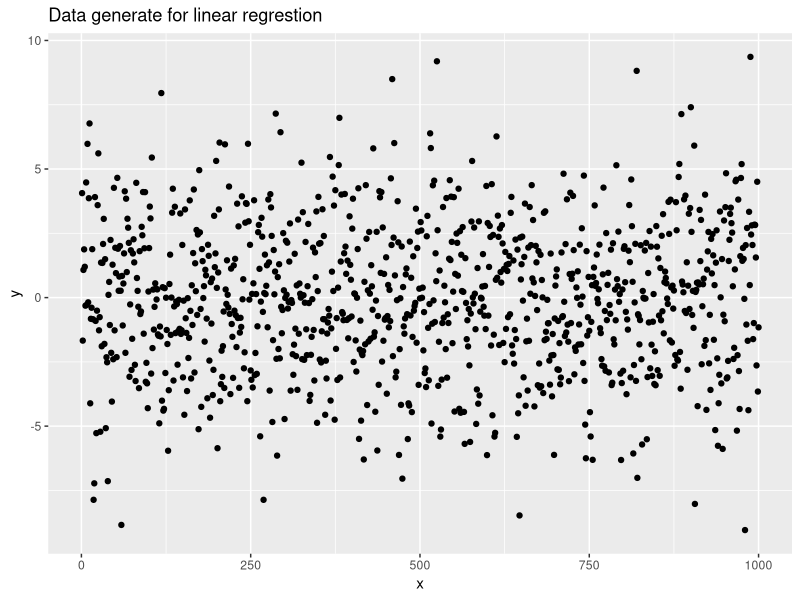
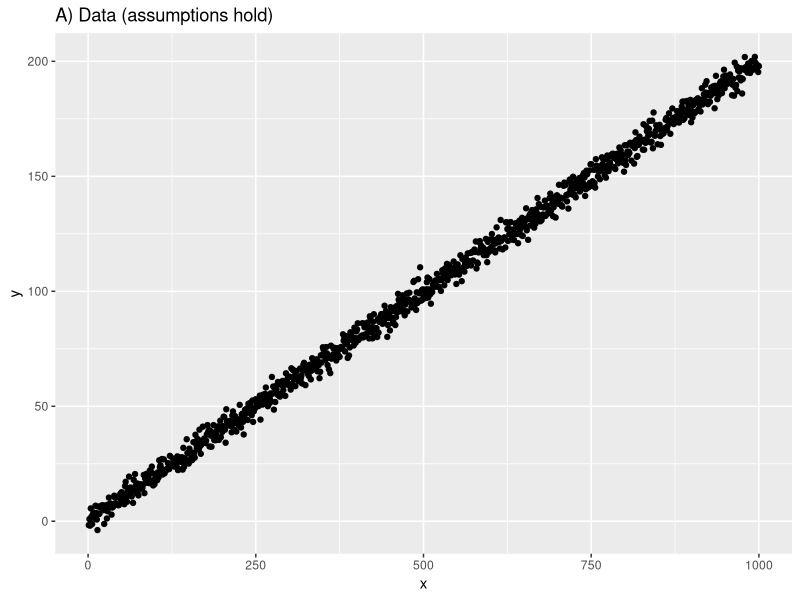
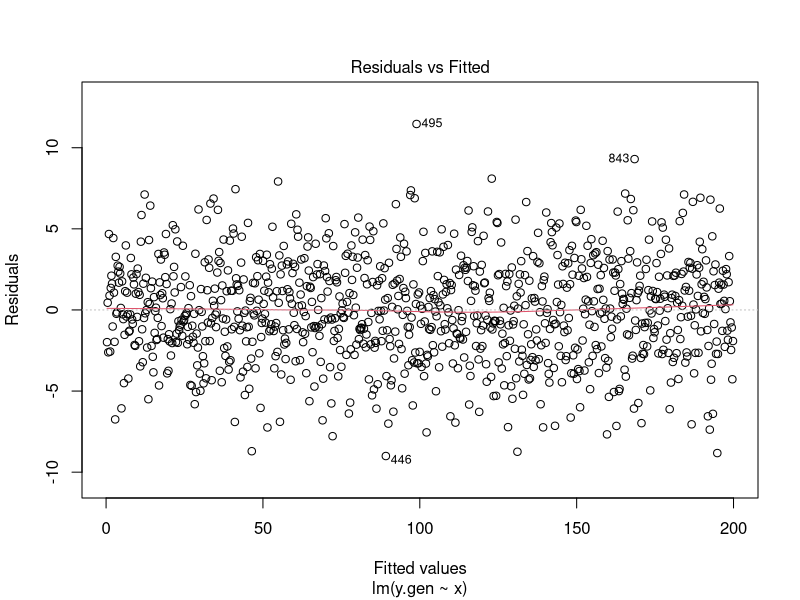
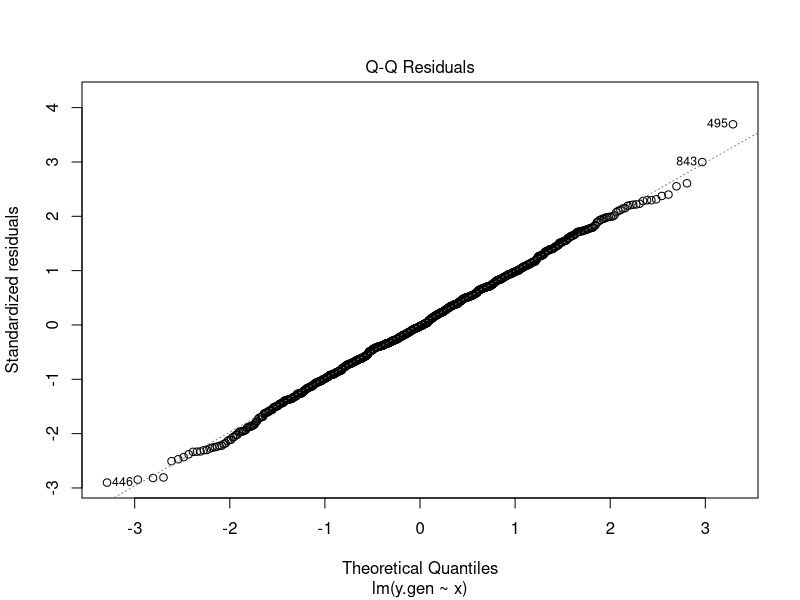
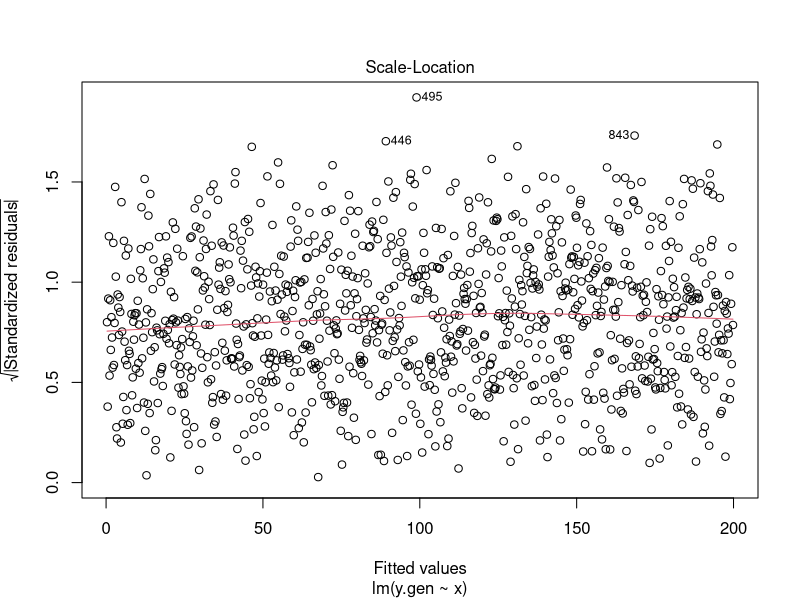
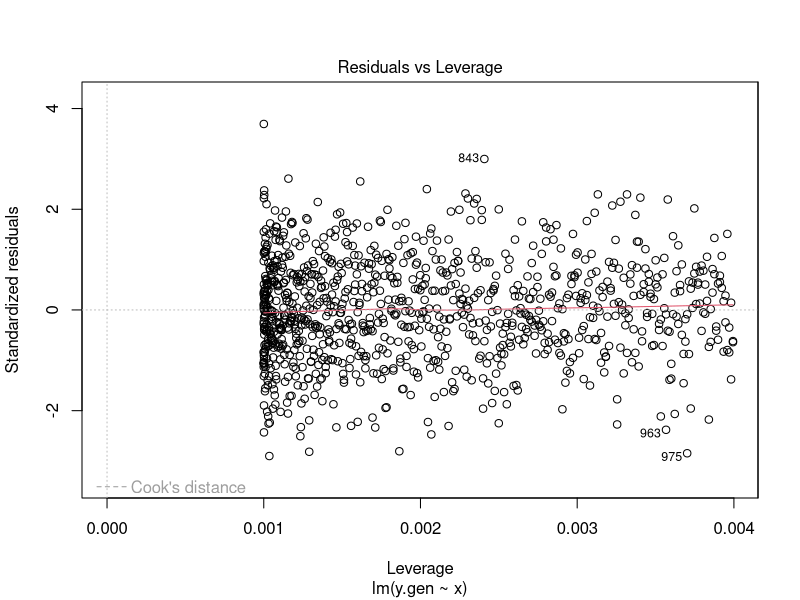
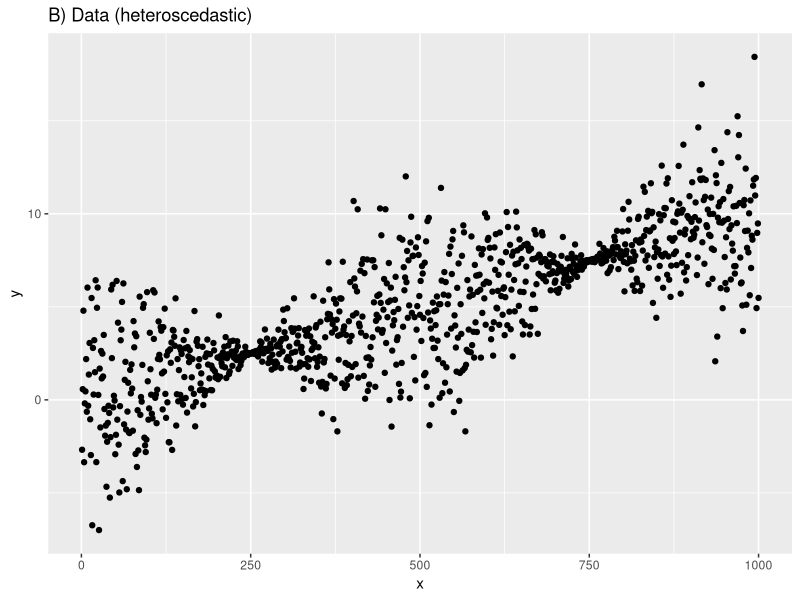
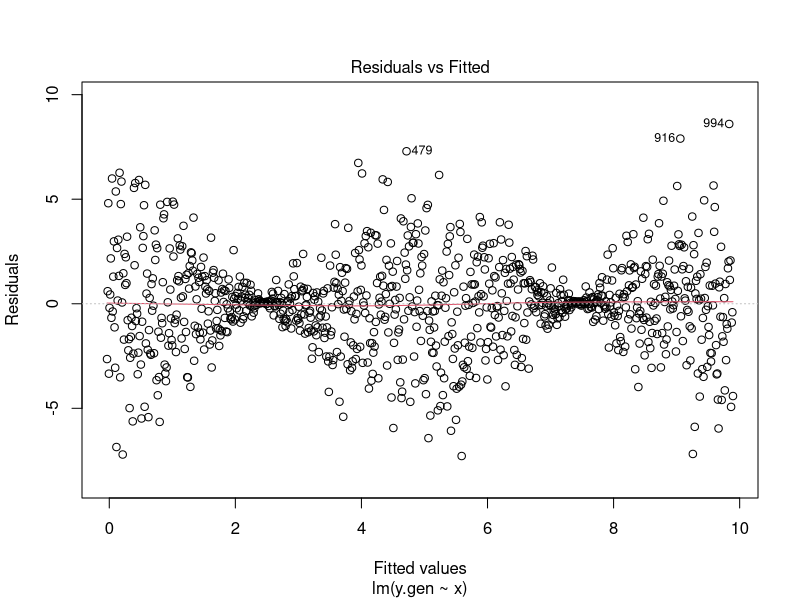

Recreate these plots in R, in order.
## ---- chunk 1
library(ggplot2)

set.seed(42)
n <- 1000
x <- 1:n

# Changeable parameters
# - Change the parameters to affect the generated data points below.
# - You may copy this code multiple times to answer all the questions in the exercise.
# - You may find it reasonable to argue for multiple violations from a single generated set of data points.

contant <- 0
trend <- 0
curve_magnitue <- 0
curve_period <- 100
curve_shift <- 0
normal_noise_magnitue <- 1
norm_noise_periode <- 10000
shift_norm_noise <- 500
non_normal_noise_magnitue <- 0
non_norm_noice_periode <- 10000
shift_non_norm_noise <- 500

# put y.gen into a function
y_gen <- function(
    contant, trend, curve_magnitue, curve_period,
    curve_shift, normal_noise_magnitue, norm_noise_periode,
    shift_norm_noise, non_normal_noise_magnitue,
    non_norm_noice_periode, shift_non_norm_noise
    ){
  contant + trend * x +
  curve_magnitue * sin((x/curve_period + curve_shift)*pi) + 
  normal_noise_magnitue*cos((
    x / norm_noise_periode + shift_norm_noise/norm_noise_periode)*pi
    )*rnorm(n, sd = 3) +
  non_normal_noise_magnitue*cos(
    (x/non_norm_noice_periode + shift_non_norm_noise/non_norm_noice_periode)*pi
  ) * rexp(n, rate = 0.2)
  }
## ---- chunk 2
y.gen <- y_gen(contant, trend, curve_magnitue, curve_period,
               curve_shift, normal_noise_magnitue, norm_noise_periode,
               shift_norm_noise, non_normal_noise_magnitue,
               non_norm_noice_periode, shift_non_norm_noise)

p <- qplot(x, y.gen, ylab = "y") +
  geom_point(size = 0.1) +
  labs(title = "Data generate for linear regrestion")

# Display the plot
print(p)
## ---- chunk 3
# ---- A: All assumptions hold ----
set.seed(1)

contant <- 0
trend <- 0.2                # linear trend
curve_magnitue <- 0           # no curvature
curve_period <- 100
curve_shift <- 0
normal_noise_magnitue <- 1
norm_noise_periode <- 1e9     # ~constant variance (cos ~ 1)
shift_norm_noise <- 0
non_normal_noise_magnitue <- 0
non_norm_noice_periode <- 1e9
shift_non_norm_noise <- 0

y.gen <- y_gen(
  contant=contant, trend=trend, curve_magnitue=curve_magnitue, curve_period=curve_period,
  curve_shift=curve_shift, normal_noise_magnitue=normal_noise_magnitue, norm_noise_periode=norm_noise_periode,
  shift_norm_noise=shift_norm_noise, non_normal_noise_magnitue=non_normal_noise_magnitue,
  non_norm_noice_periode=non_norm_noice_periode, shift_non_norm_noise=shift_non_norm_noise
)

qplot(x, y.gen) + geom_point(size=0.1) + labs(title="A) Data (assumptions hold)", y="y")
lm.gen <- lm(y.gen ~ x)
plot(lm.gen, which = 1)  # Residuals vs Fitted (should be patternless)
plot(lm.gen, which = 2)  # Q-Q (close to line)
plot(lm.gen, which = 3)  # Scale-Location (flat-ish)
plot(lm.gen, which = 5)  # Leverage (no standout points)
## ---- chunk 4
# ---- B: Heteroscedasticity ----
set.seed(2)

contant <- 0
trend <- 0.01
curve_magnitue <- 0
curve_period <- 100
curve_shift <- 0
normal_noise_magnitue <- 1
norm_noise_periode <- 500      # variance oscillates strongly across x
shift_norm_noise <- 0
non_normal_noise_magnitue <- 0
non_norm_noice_periode <- 1e9
shift_non_norm_noise <- 0

y.gen <- y_gen(
  contant=contant, trend=trend, curve_magnitue=curve_magnitue, curve_period=curve_period,
  curve_shift=curve_shift, normal_noise_magnitue=normal_noise_magnitue, norm_noise_periode=norm_noise_periode,
  shift_norm_noise=shift_norm_noise, non_normal_noise_magnitue=non_normal_noise_magnitue,
  non_norm_noice_periode=non_norm_noice_periode, shift_non_norm_noise=shift_non_norm_noise
)

qplot(x, y.gen) + geom_point(size=0.1) + labs(title="B) Data (heteroscedastic)", y="y")
lm.gen <- lm(y.gen ~ x)
plot(lm.gen, which = 1)  # Residuals vs Fitted: changing spread (violates homoscedasticity)
plot(lm.gen, which = 2)  # Q-Q
plot(lm.gen, which = 3)  # Scale-Location: upward/downward pattern (non-constant variance)
plot(lm.gen, which = 5)  # Leverage


## ---- chunk 5
# ---- C: Nonlinearity ----
set.seed(3)

contant <- 0
trend <- 0.0                  # keep linear part minimal to expose curvature
curve_magnitue <- 20          # visible curvature
curve_period <- 100           # periodic curve in mean
curve_shift <- 0
normal_noise_magnitue <- 1
norm_noise_periode <- 1e9     # ~constant variance to isolate nonlinearity
shift_norm_noise <- 0
non_normal_noise_magnitue <- 0
non_norm_noice_periode <- 1e9
shift_non_norm_noise <- 0

y.gen <- y_gen(
  contant=contant, trend=trend, curve_magnitue=curve_magnitue, curve_period=curve_period,
  curve_shift=curve_shift, normal_noise_magnitue=normal_noise_magnitue, norm_noise_periode=norm_noise_periode,
  shift_norm_noise=shift_norm_noise, non_normal_noise_magnitue=non_normal_noise_magnitue,
  non_norm_noice_periode=non_norm_noice_periode, shift_non_norm_noise=shift_non_norm_noise
)

qplot(x, y.gen) + geom_point(size=0.1) + labs(title="C) Data (nonlinear mean)", y="y")
lm.gen <- lm(y.gen ~ x)
plot(lm.gen, which = 1)  # Residuals vs Fitted: curved pattern (violates linearity)
plot(lm.gen, which = 2)  # Q-Q
plot(lm.gen, which = 3)  # Scale-Location
plot(lm.gen, which = 5)  # Leverage

## ---- chunk 6
# ---- D: Non-normal residuals ----
set.seed(4)

contant <- 0
trend <- 0.01
curve_magnitue <- 0
curve_period <- 100
curve_shift <- 0
normal_noise_magnitue <- 0     # turn off normal part to isolate non-normality
norm_noise_periode <- 1e9
shift_norm_noise <- 0
non_normal_noise_magnitue <- 1 # exponential noise component on
non_norm_noice_periode <- 1e9  # ~constant scale
shift_non_norm_noise <- 0

y.gen <- y_gen(
  contant=contant, trend=trend, curve_magnitue=curve_magnitue, curve_period=curve_period,
  curve_shift=curve_shift, normal_noise_magnitue=normal_noise_magnitue, norm_noise_periode=norm_noise_periode,
  shift_norm_noise=shift_norm_noise, non_normal_noise_magnitue=non_normal_noise_magnitue,
  non_norm_noice_periode=non_norm_noice_periode, shift_non_norm_noise=shift_non_norm_noise
)

qplot(x, y.gen) + geom_point(size=0.1) + labs(title="D) Data (non-normal errors)", y="y")
lm.gen <- lm(y.gen ~ x)
plot(lm.gen, which = 1)  # Residuals vs Fitted
plot(lm.gen, which = 2)  # Q-Q: systematic deviations (skew/heavy tails)
plot(lm.gen, which = 3)  # Scale-Location
plot(lm.gen, which = 5)  # Leverage

